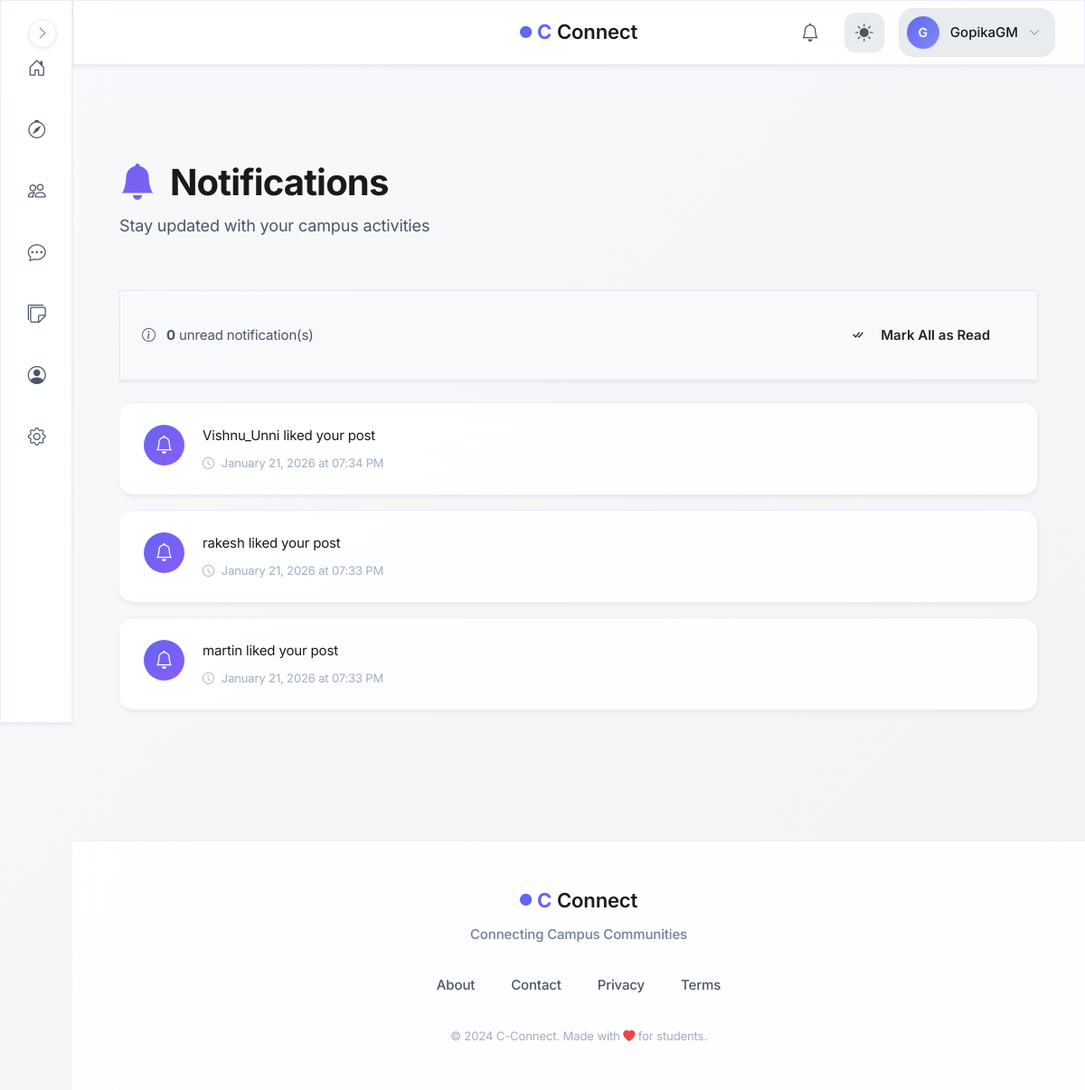
The app's page /notifications_list (signed in), older data.
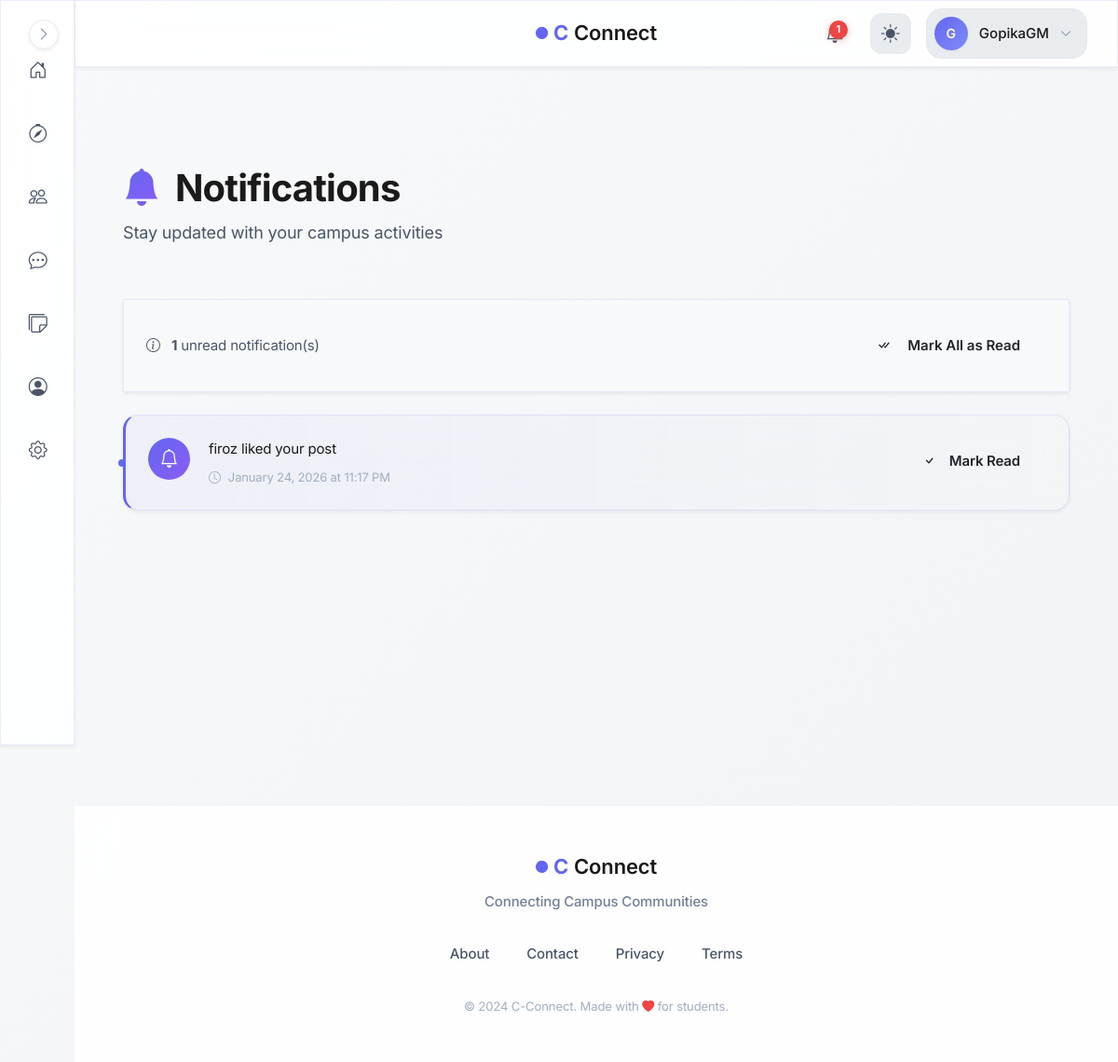
The same page, newer data.
### models.py (models this page shows, shortened)
class User(UserMixin, db.Model):
    id = db.Column(db.Integer, primary_key=True, autoincrement=True)  # Unique identifier
    username = db.Column(db.String(100), nullable=False)  # Name of the user (later can add this unique if needed)
    email = db.Column(db.String(120), nullable=False, unique=True)  # Email of the user
    password = db.Column(db.String(200), nullable=False)  # Passwords not hashed yet (done in setup_db.py)
    created_at = db.Column(db.DateTime, default=db.func.now())  # Timestamp of account creation
    last_login = db.Column(db.DateTime, nullable=True)  # Timestamp of last login
    pass

class Notification(db.Model):
    id = db.Column(db.Integer, primary_key=True, autoincrement=True)
    user_id = db.Column(db.Integer, db.ForeignKey('user.id'), nullable=False)
    sender_id = db.Column(db.Integer, db.ForeignKey('user.id'), nullable=True)
    type = db.Column(db.String(30), nullable=False, default='general')
    ref_id = db.Column(db.Integer, nullable=True, index=True)  # ID of post/connection/etc
    message = db.Column(db.String(255), nullable=False)
    is_read = db.Column(db.Boolean, default=False)
    created_at = db.Column(db.DateTime, default=db.func.now())
    user = db.relationship('User', foreign_keys=[user_id], backref='notifications')
    sender = db.relationship('User', foreign_keys=[sender_id])

### blueprints/notifications/routes.py (the view)
@notifications.route('/notifications_list')
@login_required
def notifications_list():
    notifs = Notification.query.filter_by(user_id=current_user.id) \
                .order_by(Notification.created_at.desc()) \
                .all()
    return render_template('notifications/notif_list.html', notifs=notifs)

### blueprints/auth/__init__.py (called while the page is built)
@login_manager.user_loader
def load_user(user_id):
    from models import User  # Importing User model for querying  (import here to avoid circular imports)
    return User.query.get(int(user_id))

@auth.after_app_request
def add_header(response):
    if current_user.is_authenticated and request.blueprint == 'auth':
        response.headers['Cache-Control'] = 'no-store, no-cache, must-revalidate, post-check=0, pre-check=0, max-age=0'
        response.headers['Pragma'] = 'no-cache'
        response.headers['Expires'] = '-1'
    return response

### factory_helpers.py (called while the page is built, shortened)
def register_security_headers(app):
    @app.after_request
    def set_secure_headers(response):
        response.headers['Content-Security-Policy'] = (
            "default-src 'self'; "
            "img-src 'self' data: blob: https:; "# Allow external images
            "style-src 'self' 'unsafe-inline' https:; "# ADD https: for CDNs
            "script-src 'self' 'unsafe-inline' https:; "# ADD https: for JS
            "font-src 'self' https: data:; "# Google Fonts
            "connect-src 'self' https:;"  # ← ADD https: for CDNs/maps
        )
        response.headers['X-Content-Type-Options'] = 'nosniff'
        response.headers['X-Frame-Options'] = 'DENY'
        response.headers['Referrer-Policy'] = 'strict-origin-when-cross-origin'
        response.headers['Permissions-Policy'] = 'geolocation=(), microphone=()'
        return response

def to_ist(utc_dt):
    ist = pytz.timezone('Asia/Kolkata')
    return utc_dt.replace(tzinfo=pytz.utc).astimezone(ist)

def register_daily_cleanup(app):
    if not hasattr(app, "_last_notification_cleanup"):
        app._last_notification_cleanup = None
    @app.before_request
    def daily_cleanup():
        now = datetime.now(timezone.utc)
        last = getattr(app, "_last_notification_cleanup", None)
        if last is None or (now - last).days >= 1:
            from blueprints.notifications.service import cleanup_old_notifications
            deleted = cleanup_old_notifications()
            app.logger.info(f"Cleaned up {deleted} old notifications.")
            app._last_notification_cleanup = now

def register_profilevisit_cleanup(app):
    last_cleanup = {'t': 0}
    @app.before_request
    def cleanup_visits():
        now = time.time()
        if now - last_cleanup['t'] < 3600:  # run once every hour
            return

### blueprints/notifications/templates/notifications/notif_list.html (shortened to what this page needs)
{% extends "base.html" %}
{% block body %}
<div class="container py-4">
    <div class="notifications-header animate-on-scroll">
        <h1 class="notifications-title">
            <i class="bi bi-bell-fill me-2" style="background: linear-gradient(135deg, var(--primary-color), var(--accent-color)); -webkit-background-clip: text; -webkit-text-fill-color: transparent;"></i>
            Notifications
        </h1>
        <p class="notifications-subtitle">Stay updated with your campus activities</p>
    </div>
    {% if notifs %}
    <div class="notifications-actions glass-card animate-on-scroll">
        <div class="notif-stats">
            <i class="bi bi-info-circle me-2"></i>
            <strong>{{ notifs | selectattr("is_read", "equalto", False) | list | length }}</strong> unread notification(s)
        </div>
        <form method="POST" action="{{ url_for('notifications.mark_all_read') }}">
            <button class="btn btn-primary-custom btn-sm">
                <i class="bi bi-check-all me-2"></i>Mark All as Read
            </button>
        </form>
    </div>
    {% endif %}
    <div class="notifications-list">
        {% if notifs %}
            {% for n in notifs %}
            <div class="notif-item glass-card animate-on-scroll {{ '' if n.is_read else 'unread' }}">
                <div class="notif-content">
                    <div class="notif-icon">
                        <i class="bi bi-{{ 'person-plus' if 'connection' in n.message.lower() else 'bell' }}"></i>
                    </div>
                    <div class="notif-body">
                        <div class="notif-message">{{ n.message }}</div>
                        <div class="notif-time">
                            <i class="bi bi-clock"></i>
                            {{ to_ist(n.created_at).strftime('%B %d, %Y at %I:%M %p') }}
                        </div>
                    </div>
                    {% if not n.is_read %}
                    <div class="notif-actions">
                        <a href="{{ url_for('notifications.mark_read', notif_id=n.id) }}" class="btn btn-outline-custom btn-sm">
                            <i class="bi bi-check"></i>
                            <span class="d-none d-md-inline ms-1">Mark Read</span>
                        </a>
                    </div>
                    {% endif %}
                </div>
            </div>
            {% endfor %}
        {% endif %}
    </div>
</div>
{% endblock %}

### templates/base.html (shortened to what this page needs)
<!DOCTYPE html>
<html lang="en">
<head>
    <link rel="stylesheet" href="https://cdn.jsdelivr.net/npm/bootstrap-icons@1.11.1/font/bootstrap-icons.css">
    <link href="https://cdn.jsdelivr.net/npm/bootstrap@5.3.2/dist/css/bootstrap.min.css" rel="stylesheet">
    <link rel="stylesheet" href="{{ url_for('static', filename='css/global.css') }}">
</head>
<body>
    {% if current_user.is_authenticated %}
        <aside class="sidebar glass-effect" id="sidebar">
            <nav class="sidebar__nav">
                <a href="{{ url_for('main.dashboard') }}" class="sidebar__link" data-tooltip="Dashboard">
                    <div class="sidebar__link-icon">
                        <i class="bi bi-house-door"></i>
                    </div>
                </a>
                <a href="{{ url_for('main.search_page') }}" class="sidebar__link" data-tooltip="Discover">
                    <div class="sidebar__link-icon">
                        <i class="bi bi-compass"></i>
                    </div>
                </a>
                <a href="{{ url_for('connections.connections_home') }}" class="sidebar__link" data-tooltip="Connections">
                    <div class="sidebar__link-icon">
                        <i class="bi bi-people"></i>
                    </div>
                </a>
                <a href="{{ url_for('messages.inbox') }}" class="sidebar__link" data-tooltip="Messages">
                    <div class="sidebar__link-icon">
                        <i class="bi bi-chat-dots"></i>
                    </div>
                </a>
                <a href="/campus-board" class="sidebar__link" data-tooltip="Messages">
                    <div class="sidebar__link-icon">
                        <i class="bi bi-stickies"></i>
                    </div>
                </a>
                <a href="{{ url_for('auth.profile') }}" class="sidebar__link" data-tooltip="Profile">
                    <div class="sidebar__link-icon">
                        <i class="bi bi-person-circle"></i>
                    </div>
                </a>
                <a href="{{ url_for('main.settings') }}" class="sidebar__link" data-tooltip="Settings">
                    <div class="sidebar__link-icon">
                        <i class="bi bi-gear"></i>
                    </div>
                </a>
            </nav>
            <button class="sidebar__toggle" id="sidebarToggle" aria-label="Toggle sidebar">
                <i class="bi bi-chevron-right"></i>
            </button>
        </aside>
        <header class="topbar glass-effect">
            <div class="topbar__container">
                <div class="topbar__center">
                    <a href="{{ url_for('main.home') }}" class="topbar__brand">
                        <span class="brand-icon-small">
                            <i class="bi bi-circle-fill"></i>
                        </span>
                        <span class="brand-c">C</span>
                        <span class="brand-text">Connect</span>
                    </a>
                </div>
                <div class="topbar__actions">
                    <a href="{{ url_for('notifications.notifications_list') }}" class="topbar__icon-btn" aria-label="Notifications">
                        <i class="bi bi-bell"></i>
                        {% set unread = current_user.notifications | selectattr("is_read", "equalto", False) | list %}
                        {% if unread|length > 0 %}
                        <span class="topbar__badge">{{ unread|length }}</span>
                        {% endif %}
                    </a>
                    <button class="topbar__icon-btn topbar__theme-toggle" id="themeToggle" aria-label="Toggle theme">
                        <i class="bi bi-sun-fill" id="themeIcon"></i>
                    </button>
                    <div class="topbar__profile" id="profileDropdown">
                        <button class="topbar__profile-btn" aria-label="Profile menu">
                            <div class="topbar__avatar">
                                {{ current_user.username[0].upper() }}
                            </div>
                            <span class="topbar__username">{{ current_user.username }}</span>
                            <i class="bi bi-chevron-down topbar__profile-arrow"></i>
                        </button>
                    </div>
                </div>
            </div>
        </header>
    {% endif %}
    <main class="main-content">
        {% block body %}{% endblock %}
    </main>
    <footer class="footer">
        <div class="footer__container">
            <div class="footer__brand">
                <div class="footer__logo">
                    <span class="brand-icon-small">
                        <i class="bi bi-circle-fill"></i>
                    </span>
                    <span class="brand-c">C</span>
                    <span class="brand-text">Connect</span>
                </div>
                <p class="footer__tagline">Connecting Campus Communities</p>
            </div>
            <div class="footer__links">
                <a href="{{ url_for('main.about') }}" class="footer__link">About</a>
                <a href="{{ url_for('main.contact') }}" class="footer__link">Contact</a>
                <a href="#" class="footer__link">Privacy</a>
                <a href="#" class="footer__link">Terms</a>
            </div>
            <div class="footer__credits">
                <small>&copy; 2024 C-Connect. Made with <i class="bi bi-heart-fill"></i> for students.</small>
            </div>
        </div>
    </footer>
</body>
</html>

### blueprints/notifications/templates/notifications/notif_list.html (style rules this page uses)
.notifications-header { padding: 2.5rem 0; }
.notifications-title { font-size: clamp(2rem, 4vw, 2.5rem); font-weight: 700; margin-bottom: 0.5rem; }
.notifications-subtitle { color: var(--text-secondary); font-size: 1.125rem; }
.notifications-actions { display: flex; justify-content: space-between; align-items: center; margin-bottom: 1.5rem; padding: 1.5rem; background: var(--bg-secondary); border-radius: var(--border-radius-md); }
.notif-stats { color: var(--text-secondary); font-size: 0.9375rem; }
.notif-item { padding: 1.5rem; margin-bottom: 1rem; transition: all 0.3s ease; border-left: 3px solid transparent; position: relative; }
.notif-item.unread { background: linear-gradient(90deg, rgba(99, 102, 241, 0.05), transparent); border-left-color: var(--primary-color); }
.notif-item.unread::before { content: ''; position: absolute; left: -8px; top: 50%; transform: translateY(-50%); width: 8px; height: 8px; background: var(--primary-color); border-radius: 50%; animation: pulse-dot 2s infinite; }
.notif-content { display: flex; align-items: flex-start; gap: 1.25rem; }
.notif-icon { width: 45px; height: 45px; background: linear-gradient(135deg, var(--primary-color), var(--accent-color)); border-radius: 50%; display: flex; align-items: center; justify-content: center; font-size: 1.25rem; color: white; flex-shrink: 0; }
.notif-body { flex: 1; }
.notif-message { font-size: 0.9375rem; color: var(--text-primary); line-height: 1.6; margin-bottom: 0.5rem; }
.notif-time { font-size: 0.8125rem; color: var(--text-muted); display: flex; align-items: center; gap: 0.5rem; }
.notif-actions { display: flex; gap: 0.5rem; flex-shrink: 0; }

Row changes from the older to the newer data that the page shows:
removed Notification: message "Vishnu_Unni liked your post", created_at "January 21, 2026 at 07:34 PM"
removed Notification: message "rakesh liked your post", created_at "January 21, 2026 at 07:33 PM"
removed Notification: message "martin liked your post", created_at "January 21, 2026 at 07:33 PM"
added Notification: message "firoz liked your post", created_at "January 24, 2026 at 11:17 PM", is_read False (drawn)
Text that changed along with them:
{{ unread|length }}: (not shown) → "1"
{{ notifs | selectattr("is_read", "equalto", False) | list | length }}: "0" → "1"
